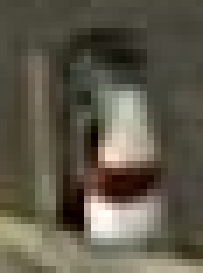
#> input picture training/1.png, 29 x 39 px (shown 7 times larger); its folder holds only this picture in this run
$ python testParkingHull.py
#> lines starting #> are read from the running program, lines starting #| are printed output that depends on the picture; after the words box and inside, x2 and y2 are one past the last pixel; in counts of white or black regions, pixels touching at a corner belong together
### training.py
import cv2
import numpy as np
import os
from matplotlib import pyplot as plt
from sklearn.neighbors import KNeighborsClassifier
import random

# Tamaño deseado para las imágenes
desired_size = (100, 100)  # Por ejemplo, 100x100 píxeles

# Ruta a la carpeta de entrenamiento
training_folder = "training"

# Listas para almacenar características y etiquetas
features = []
labels = []

def get_hog():
    winSize = (20,20)
    blockSize=(8,8)
    blockStride = (4,4)
    cellSize=(8,8)
    nbins = 9
    derivAperture = 1
    winSigma = 2.
    histrogramType = 0
    L2HysThreshold = 0.2
    gammaCorrection = 1
    nlavels = 64
    signedGradient = True
    hog = cv2.HOGDescriptor(winSize,blockSize,blockStride,cellSize,nbins,derivAperture,winSigma,histrogramType,L2HysThreshold,gammaCorrection,nlavels,signedGradient)
    return hog

# [91 lines left out: functions train_svm, detect_car, train_knn, not called in this run]


def train_knn_sklearn():
    # Recorrer las imágenes en la carpeta de entrenamiento
    features = []
    labels = []

    for filename in os.listdir(training_folder):
        if filename.endswith(".png"):
            # Cargar la imagen
            img_path = os.path.join(training_folder, filename)
            img = cv2.imread(img_path)
#> img is the input picture: shape (39, 29, 3); mean B, G, R 74.4, 89.3, 94.7

            # Redimensionar la imagen al tamaño deseado
            img_resized = cv2.resize(img, desired_size)
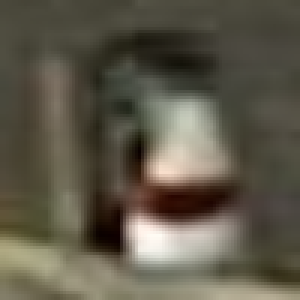
#> img_resized: shape (100, 100, 3) (shown 3 times larger); mean B, G, R 74.2, 89.2, 94.5


            hog = get_hog()
            features_vector = hog.compute(img_resized)
#> features_vector = 17424 values, max 0.98 at index 17381, min 0 at index 5, mean 0.217
            features.append(features_vector.flatten())  # Añadir las características a la lista

            # Obtener la etiqueta del nombre de archivo (1.png, 2.png, etc.)
            label = int(filename.split(".")[0])
            labels.append(label)  # Añadir la etiqueta a la lista

    # Convertir listas a arrays numpy
    features = np.array(features)
    labels = np.array(labels)

    # Inicializar y entrenar el clasificador KNN de Sklearn
    knn = KNeighborsClassifier(n_neighbors=1)  # Puedes ajustar el número de vecinos
    knn.fit(features, labels)

    # Guardar el modelo entrenado (opcional)
    import joblib
    joblib.dump(knn, 'knn_model_sklearn.joblib')
    print("Knn entrenado")

# [57 lines left out: functions detect_car_with_knn, detect_car_in_roi, detect_car_with_knn_sklearn, not called in this run]

def detect_car_in_roi_sklearn(roi):


    # Cargar el modelo KNN entrenado con Sklearn
    import joblib

    # Cargar el modelo entrenado
    knn = joblib.load('knn_model_sklearn.joblib')

    # Redimensionar la región de interés (ROI) al tamaño deseado
    desired_size = (100, 100)  # Tamaño deseado para las imágenes
    img_resized = cv2.resize(roi, desired_size)

    # Extraer características (por ejemplo, HOG)
    hog = get_hog()
    features_vector = hog.compute(img_resized)

    # Realizar la predicción con el modelo KNN
    result = knn.predict([features_vector.flatten()])


    return result

# [21 lines left out: function visualize_hog, not called in this run]


# Llamar a la función para entrenar el clasificador KNN con Sklearn
train_knn_sklearn()

# [13 lines of commented-out code are left out]

### testParkingHull.py
import cv2
from matplotlib import pyplot as plt
import numpy as np
import random
from training import *

# [40 lines left out: function quitar_colores_predominantes, not called in this run]

def quitar_color_predominante(ruta_imagen):
    # Cargar la imagen
#> called with ruta_imagen = 'test/2.png'
    imagen = cv2.imread(ruta_imagen)
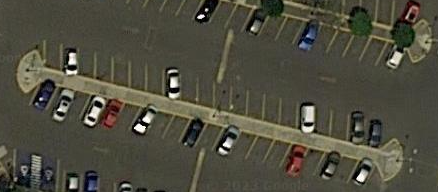
#> input picture test/2.png, 438 x 192 px
#> imagen is the input picture: shape (192, 438, 3); mean B, G, R 63.1, 77.1, 79

    # Convertir la imagen a escala de grises
    imagen_gris = cv2.cvtColor(imagen, cv2.COLOR_BGR2GRAY)
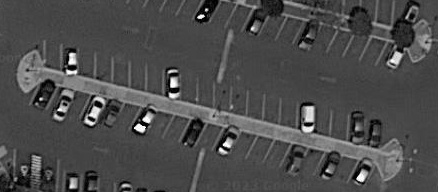
#> imagen_gris: shape (192, 438); min 0, max 255, mean 76.1

    # Calcular el color más predominante en la imagen
    hist = cv2.calcHist([imagen], [0, 1, 2], None, [256, 256, 256], [0, 256, 0, 256, 0, 256])
    color_predominante = np.unravel_index(hist.argmax(), hist.shape)
#> color_predominante = (59, 71, 71)

    # Definir un rango para el color predominante
    umbral = 30
    lower_color = np.array([max(0, color_predominante[0] - umbral), max(0, color_predominante[1] - umbral),
                            max(0, color_predominante[2] - umbral)])
#> lower_color = [29, 41, 41]
    upper_color = np.array([min(255, color_predominante[0] + umbral), min(255, color_predominante[1] + umbral),
                            min(255, color_predominante[2] + umbral)])
#> upper_color = [89, 101, 101]

    # Crear una máscara para el color predominante
    mask = cv2.inRange(imagen, lower_color, upper_color)
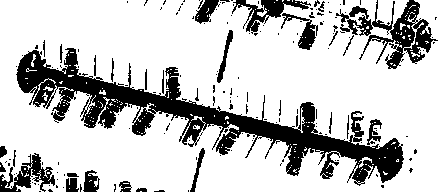
#> mask: shape (192, 438); 77.4% white; 168 black regions (136 under 20 px), largest, box (x1, y1, x2, y2) and area: (16, 48, 404, 186) 11907, (336, 0, 438, 69) 2329, (0, 153, 55, 192) 867

    # Invertir la máscara
    mask = cv2.bitwise_not(mask)

    # Aplicar la máscara a la imagen original
    resultado = cv2.bitwise_and(imagen, imagen, mask=mask)

    # Mostrar la imagen resultante
    plt.imshow(cv2.cvtColor(resultado, cv2.COLOR_BGR2RGB))
    plt.title('Eliminación del Color Predominante')
    plt.axis('off')
    plt.show()

    return resultado

# [32 lines left out: function quitar_bits_predominante, not called in this run]

def quitar_bits_cercanos(imagen_procesada, color_objetivo):
    # Definir el rango de colores cercanos al color objetivo
#> called with color_objetivo = (122, 118, 90)
    umbral = 80  # Umbral de tolerancia para los colores cercanos
    lower_color = np.array([max(0, color_objetivo[0] - umbral),
                            max(0, color_objetivo[1] - umbral),
                            max(0, color_objetivo[2] - umbral)])
    upper_color = np.array([min(255, color_objetivo[0] + umbral),
                            min(255, color_objetivo[1] + umbral),
                            min(255, color_objetivo[2] + umbral)])

    # Crear una máscara para los colores cercanos al objetivo
    mask = cv2.inRange(imagen_procesada, lower_color, upper_color)
#> mask: shape (192, 438); 14.2% white; 280 white regions (226 under 20 px)

    # Aplicar la máscara para eliminar bits en el rango definido
    imagen_procesada[mask != 0] = 0
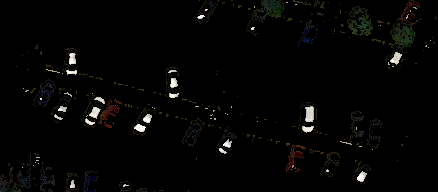
#> imagen_procesada: shape (192, 438, 3); mean B, G, R 4, 4.8, 4.9

    # Mostrar la imagen resultante
    plt.imshow(imagen_procesada)
    plt.title('Eliminación de Bits Cercanos al Objetivo')
    plt.axis('off')
    plt.show()

    return imagen_procesada

def encontrar_objetos(imagen_procesada, ruta_imagen_original):
    vehicles = 0
    imagen_original = imagen = cv2.imread(ruta_imagen_original)
    # Aplicar el procesamiento para eliminar bits y encontrar contornos
    imagen_sin_bits = quitar_bits_cercanos(imagen_procesada, (122, 118, 90))  # Utiliza la función actualizada

    # Convertir la imagen procesada a escala de grises
    imagen_gris = cv2.cvtColor(imagen_sin_bits, cv2.COLOR_BGR2GRAY)

    # Encontrar contornos en la imagen
    contornos, _ = cv2.findContours(imagen_gris, cv2.RETR_EXTERNAL, cv2.CHAIN_APPROX_SIMPLE)
#> contornos = 242 contours, 213 with area under 20; largest, box (x1, y1, x2, y2) and area: (390, 0, 420, 53) 596, (246, 0, 284, 32) 452, (347, 6, 373, 36) 298, (33, 79, 56, 107) 295, (195, 0, 219, 24) 283

    # Dibujar los contornos encontrados sobre la imagen original
    imagen_contornos = imagen_procesada.copy()
    #cv2.drawContours(imagen_contornos, contornos, -1, (0, 255, 0), 2)

    # Calcular y dibujar el contorno convexo
    for c in contornos:
        area = cv2.contourArea(c)
        if area > 80:  # Filtrar por área mínima
            hull = cv2.convexHull(c)
            cv2.drawContours(imagen_contornos, [hull], -1, (255, 0, 0), 2)

            # Rellenar el contorno convexo con un color aleatorio
            color_random = (random.randint(0,255), random.randint(0,255), random.randint(0,255))
            cv2.fillConvexPoly(imagen_contornos, hull, color_random)

            # Dibujar un rectángulo alrededor del contorno+

            x,y,w,h = cv2.boundingRect(c)
            cv2.rectangle(imagen_contornos,(x,y),(x+w,y+h),(0,255,0),2)

            # Rellenar el rectángulo con la porción correspondiente de la imagen original
            roi = imagen_original[y:y+h, x:x+w]
            imagen_contornos[y:y+h, x:x+w] = roi

            confidence = detect_car_in_roi_sklearn(roi)
            print("conficence", confidence)
            isCar = confidence >= 30
            print(isCar)

            if isCar:
                mask_color = (0, 255, 0, 128)  # Verde semitransparente si es un carro
                vehicles += 1
            else:
                mask_color = (0, 0, 255, 128)  # Rojo semitransparente si no es un carro


            mask = np.zeros_like(roi, dtype=np.uint8)
            mask[:] = mask_color[:3]  # Obtener solo los tres primeros valores de color (BGR)
            mask = cv2.addWeighted(imagen_contornos[y:y + h, x:x + w], 1, mask, mask_color[3]/255, 0)
            imagen_contornos[y:y + h, x:x + w] = mask
#> this loop made 242 passes
#> (area, color_random, x, y, w, h) on passes 13, 18, 20, 27, 39, 45, 68, 86, 91, 106, 113, 127: (99, (197, 215, 20), 83, 170, 15, 22), (88.5, (132, 248, 207), 40, 167, 15, 25), (280, (155, 244, 183), 0, 167, 31, 25), (147, (111, 71, 144), 352, 161, 19, 23), (105.5, (71, 48, 128), 320, 152, 20, 25), (133, (75, 158, 50), 286, 145, 20, 27), (164.5, (37, 169, 241), 216, 132, 21, 22), (82, (51, 181, 222), 367, 119, 15, 26), (222.5, (161, 104, 244), 182, 118, 23, 29), (100, (226, 133, 31), 351, 111, 13, 26), (254, (7, 47, 204), 132, 108, 20, 28), (140, (0, 252, 170), 298, 102, 16, 28)
#> area on passes 4, 10, 12: 24.5, 44, 26.5
#> (printed output is left out)
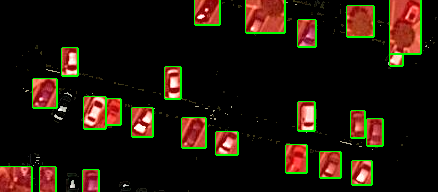
#> imagen_contornos: shape (192, 438, 3); 19.06% of pixels changed, all inside (x1, y1, x2, y2) = (0, 0, 422, 192)
#> mask: shape (24, 24, 3)
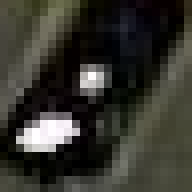
#> roi: shape (24, 24, 3) (shown 8 times larger); mean B, G, R 46.1, 53.1, 54
#> after the loop, vehicles = 0


    #kernel = np.ones((5,5),np.uint8)
    #imagen_contornos = cv2.dilate(imagen_contornos,kernel,iterations = 1)

    # Mostrar la imagen con los contornos detectados
    plt.imshow(cv2.cvtColor(imagen_contornos, cv2.COLOR_BGR2RGB))
    plt.title('Vehículos encontrados = ' + str(vehicles) )
    plt.axis('off')
    plt.show()

    return contornos
# Procesar la imagen y obtener la imagen procesada


imagen_procesada = quitar_color_predominante("test/2.png")
#quitar_bits_cercanos(imagen_procesada, (122, 118, 90))
encontrar_objetos(imagen_procesada, "test/2.png")
